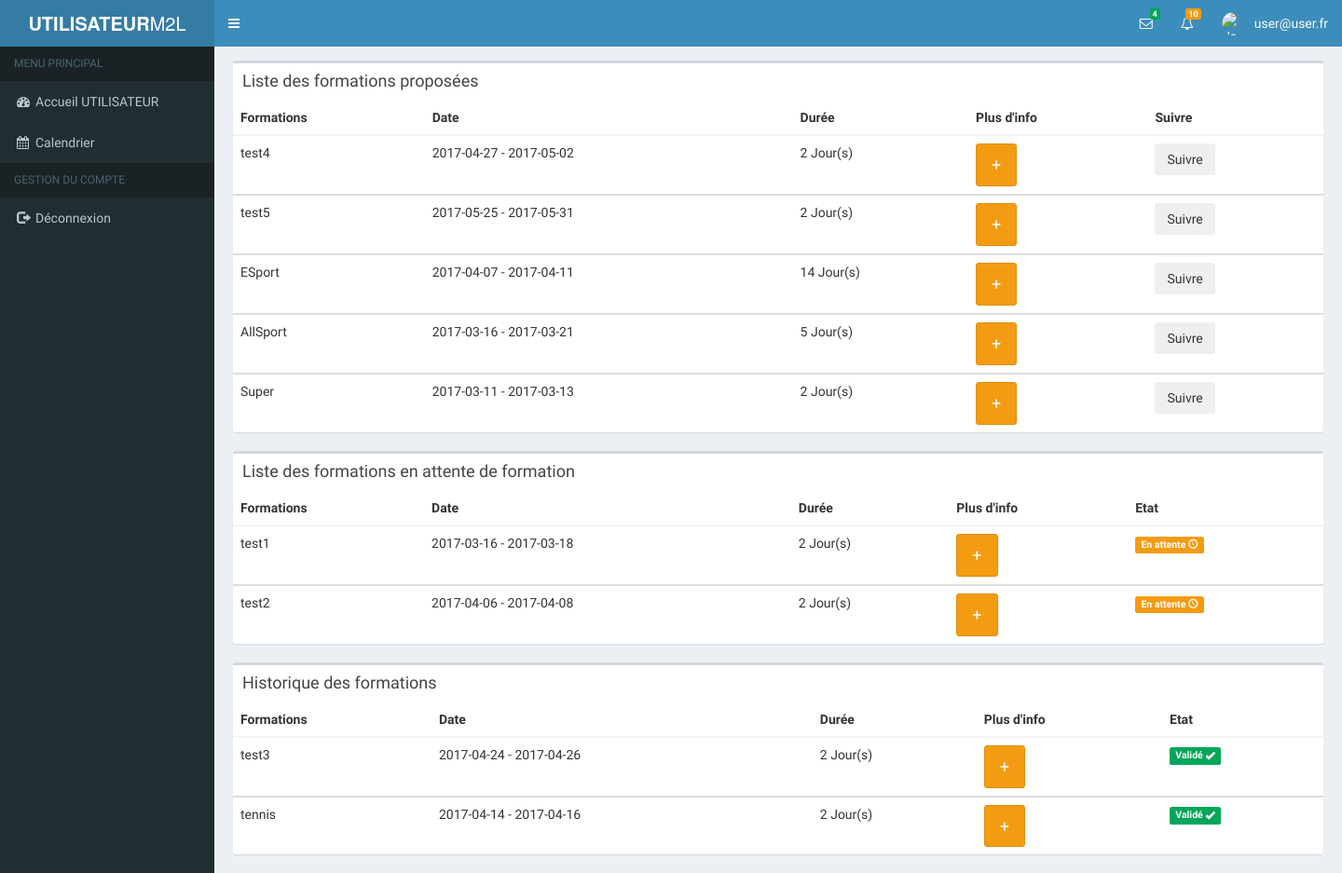
Screenshot of /M2L (signed in) with the database file from the repository.
### tables this page shows
CREATE TABLE `formation` (
  `id_f` int(11) NOT NULL,
  `libelle` varchar(25) DEFAULT NULL,
  `contenu` varchar(255) DEFAULT NULL,
  `date_d` date NOT NULL,
  `date_f` date NOT NULL,
  `NbJour` int(2) DEFAULT NULL,
  `id_p` int(11) DEFAULT NULL,
  `id_a` int(11) NOT NULL
);

CREATE TABLE `suivre` (
  `etat` varchar(25) DEFAULT NULL,
  `id_s` int(11) NOT NULL,
  `id_f` int(11) NOT NULL
);

### M2L/Models/accueil.php (called while the page is built, shortened)
<?php
function getForm($id)
{
	global $bdd;
	$req = $bdd->prepare('SELECT * FROM formation f WHERE NOT EXISTS (SELECT * FROM suivre s WHERE f.id_f = s.id_f and s.id_s like :id)');
	$req->bindValue(':id',$id,PDO::PARAM_INT);
	$req->execute();
	while($data = $req->fetchAll())
	{
		return $data;
	}
}
function getFormAtt($id)
{
    global $bdd;
	$req = $bdd->prepare("select * from formation f, suivre s where f.id_f = s.id_f and s.id_s = :id and s.etat='En attente'");
	$req->bindValue(':id',$id,PDO::PARAM_INT);
	$req->execute();
	while($data = $req->fetchAll())
	{
		return $data;
	}
}
function getHisto($id)
{
	global $bdd;
	$req = $bdd->prepare("select * from formation f, suivre s where f.id_f = s.id_f and s.id_s = :id  and (s.etat='Validé' or s.etat ='Refusé')");
	$req->bindValue(':id',$id,PDO::PARAM_INT);
	$req->execute();
	while($data = $req->fetchAll())
	{
		return $data;
	}
}
?>

### M2L/Views/accueil.php (the view, shortened to what this page needs)
<div class="container">
       <div class="row">
               <div class="box">
                   <div class="box-header">
                       <h3 class="box-title">Liste des formations proposées</h3>
                   </div>
                   <div class="box-body table-responsive no-padding">
                       <table class="table table-hover">
                                   <thead>
                                     <tr>
                                       <th>Formations</th>
                                       <th>Date</th>
                                       <th>Durée</th>
                                       <th>Plus d'info</th>
                                       <th>Suivre</th>
                                     </tr>
                                   </thead><i></i>
               <?php
               foreach ($Form as $key => $value)
               {
                           $Suivre = '<form method="post">
                                   <button type="submit" class="btn" name="Suivre" >
                                       <span>Suivre</span>
                                   </button>
                                   <input name="idForm" type="hidden" value="'.$value['id_f'].'" >
                               </form>';
                       echo('
                           <tbody>
                               <tr>
                                  <td>'.$value["libelle"].'</td>
                                  <td>'.$value['date_d'].' - '.$value['date_f'].'</td>
                                  <td>'.$value['NbJour'].' Jour(s)</td>
                                  <td>
                                   <button type="button" class="btn btn-warning btn-lg" data-toggle="modal" data-target="#'.$value['id_f'].'">+</button>
                                   <div class="modal fade" id='.$value['id_f'].' role="dialog">
                                       <div class="modal-dialog">
                                           <div class="modal-content">
                                               <div class="modal-header">
                                                   <button type="button" class="close" data-dismiss="modal">&times;</button>
                                                   <h4 class="modal-title">'.$value['libelle'].'</h4>
                                               </div>
                                               <div class="modal-body">
                                                   <h4 class="modalContent">Le :'.$value['date_f'].'</h4>
                                                   <h4 class="modalContent">Durée :'.$value['NbJour'].'</h4>
                                                   <h4 class="modalContent">Adresse :<h5 class="modalContent">todo</h5></h4>
                                                   <h5 class="modalContent">Description:'.$value['contenu'].'</h5>
                                               </div>
                                           </div>
                                       </div>
                                   </div>
                                  </td>
                                   <td>'.$Suivre.'</td>
                               </tr>
                           </tbody>');
               }
               ?>
                       </table>
                   </div>
               </div>
                   <div class="box">
                       <div class="box-header">
                           <h3 class="box-title">Liste des formations en attente de formation</h3>
                       </div>
                       <div class="box-body table-responsive no-padding">
                           <table class="table table-hover">
                                   <thead>
                                     <tr>
                                       <th>Formations</th>
                                       <th>Date</th>
                                       <th>Durée</th>
                                       <th>Plus d'info</th>
                                       <th>Etat</th>
                                     </tr>
                                   </thead><i></i>
               <?php
               if (isset($FormAtt)) {
                   foreach ($FormAtt as $key => $value)
               {
                       echo('
                           <tbody>
                               <tr>
                                  <td>'.$value["libelle"].'</td>
                                  <td>'.$value['date_d'].' - '.$value['date_f'].'</td>
                                  <td>'.$value['NbJour'].' Jour(s)</td>
                                  <td>
                                   <button type="button" class="btn btn-warning btn-lg" data-toggle="modal" data-target="#'.$value['id_f'].'">+</button>
                                   <div class="modal fade" id='.$value['id_f'].' role="dialog">
                                       <div class="modal-dialog">
                                           <div class="modal-content">
                                               <div class="modal-header">
                                                   <button type="button" class="close" data-dismiss="modal">&times;</button>
                                                   <h4 class="modal-title">'.$value['libelle'].'</h4>
                                               </div>
                                               <div class="modal-body">
                                                   <h4 class="modalContent">Le :'.$value['date_f'].'</h4>
                                                   <h4 class="modalContent">Durée :'.$value['NbJour'].'</h4>
                                                   <h4 class="modalContent">Adresse :<h5 class="modalContent">todo</h5></h4>
                                                   <h5 class="modalContent">Description:'.$value['contenu'].'</h5>
                                               </div>
                                           </div>
                                       </div>
                                   </div>
                                  </td>
                                   <td><span class="label label-warning">'.$value['etat'].' <i class="glyphicon glyphicon-time"></i></span></td>
                               </tr>
                           </tbody>');
                   }
               }
               else{
                   echo('<tbody><tr><td>Aucune formation en attente</td></tr></tbody>');
               }
               ?>
               </table>
           </div>
       </div>
                       <div class="box">
                           <div class="box-header">
                               <h3 class="box-title">Historique des formations</h3>
                           </div>
                           <div class="box-body table-responsive no-padding">
                               <table class="table table-hover">
                                   <thead>
                                     <tr>
                                       <th>Formations</th>
                                       <th>Date</th>
                                       <th>Durée</th>
                                       <th>Plus d'info</th>
                                       <th>Etat</th>
                                     </tr>
                                   </thead><i></i>
               <?php
               if (isset($FormHisto)) {
                   foreach ($FormHisto as $key => $value)
               {
                   if($value['etat'] == "Validé")
                                {
                                    $etat = '<span class="label label-success">'.$value['etat'].' <i class="glyphicon glyphicon-ok"></i></span>';
                                }
                                elseif($value['etat'] == "Refusé")
                                {
                                   $etat = '<span class="label label-danger">'.$value['etat'].' <i class="glyphicon glyphicon-remove"></i></span>';
                                }
                       echo('
                           <tbody>
                               <tr>
                                  <td>'.$value["libelle"].'</td>
                                  <td>'.$value['date_d'].' - '.$value['date_f'].'</td>
                                  <td>'.$value['NbJour'].' Jour(s)</td>
                                  <td>
                                   <button type="button" class="btn btn-warning btn-lg" data-toggle="modal" data-target="#'.$value['id_f'].'">+</button>
                                   <div class="modal fade" id='.$value['id_f'].' role="dialog">
                                       <div class="modal-dialog">
                                           <div class="modal-content">
                                               <div class="modal-header">
                                                   <button type="button" class="close" data-dismiss="modal">&times;</button>
                                                   <h4 class="modal-title">'.$value['libelle'].'</h4>
                                               </div>
                                               <div class="modal-body">
                                                   <h4 class="modalContent">Le :'.$value['date_f'].'</h4>
                                                   <h4 class="modalContent">Durée :'.$value['NbJour'].'</h4>
                                                   <h4 class="modalContent">Adresse :<h5 class="modalContent">todo</h5></h4>
                                                   <h5 class="modalContent">Description:'.$value['contenu'].'</h5>
                                               </div>
                                           </div>
                                       </div>
                                   </div>
                                  </td>
                                   <td>'.$etat.'</td>
                               </tr>
                           </tbody>');
                   }
               }
               else{
                   echo('<tbody><tr><td>Aucune formation antérieure</td></tr></tbody>');
               }
               ?>
               </table>
</div>
</div>
       </div>
   </div>
   </div>

### rows the page displays
formation: libelle "test4", date_d "2017-04-27", date_f "2017-05-02", NbJour "2"
formation: libelle "test5", date_d "2017-05-25", date_f "2017-05-31", NbJour "2"
formation: libelle "ESport", date_d "2017-04-07", date_f "2017-04-11", NbJour "14"
formation: libelle "AllSport", date_d "2017-03-16", date_f "2017-03-21", NbJour "5"
formation: libelle "Super", date_d "2017-03-11", date_f "2017-03-13", NbJour "2"
suivre: id_f.libelle "test1", id_f.date_d "2017-03-16", id_f.date_f "2017-03-18", id_f.NbJour "2", etat "En attente"
suivre: id_f.libelle "test2", id_f.date_d "2017-04-06", id_f.date_f "2017-04-08", id_f.NbJour "2", etat "En attente"
suivre: id_f.libelle "test3", id_f.date_d "2017-04-24", id_f.date_f "2017-04-26", id_f.NbJour "2", etat "Validé"
suivre: id_f.libelle "tennis", id_f.date_d "2017-04-14", id_f.date_f "2017-04-16", id_f.NbJour "2", etat "Validé"

### other values shown
$_SESSION['auth']['mail'] "user@user.fr"
